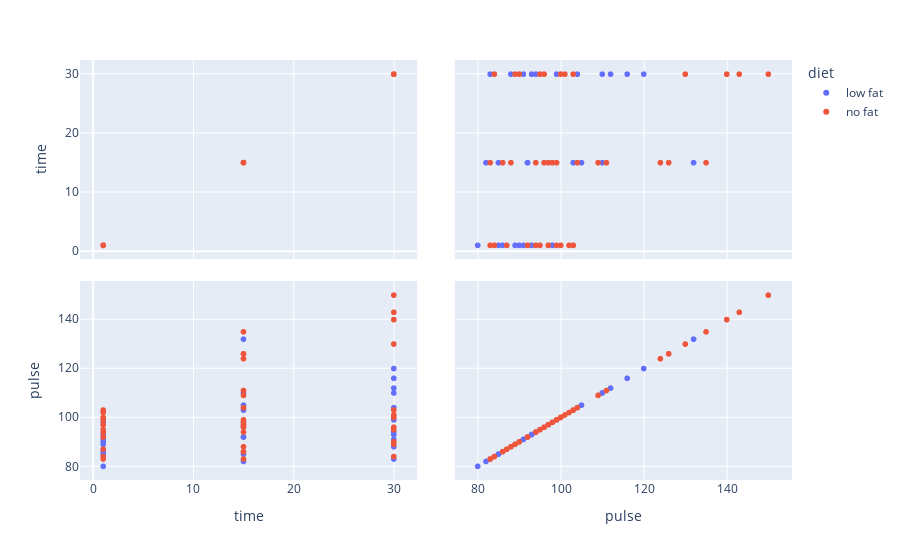

This figure's notebook cell:
### Code cell
scatter_matrix = px.scatter_matrix(df, dimensions=["time", "pulse"], color="diet").show()

### Figure 1 — Plotly figure (JSON) as saved in the notebook; plotly's stock layout.template omitted (floating-point values rounded to 4 significant figures)
{"data": [{"dimensions": [{"axis": {"matches": true}, "label": "time", "values": [1, 15, 30, 1, 15, 30, 1, 15, 30, 1, 15, 30, 1, 15, 30, 1, 15, 30, 1, 15, 30, 1, 15, 30, 1, 15, 30, 1, 15, 30, 1, 15, 30, 1, 15, 30, 1, 15, 30, 1, 15, 30, 1, 15, 30]}, {"axis": {"matches": true}, "label": "pulse", "values": [85, 85, 88, 90, 92, 93, 97, 97, 94, 80, 82, 83, 91, 92, 91, 86, 86, 84, 93, 103, 104, 90, 92, 93, 95, 96, 100, 89, 96, 95, 93, 98, 110, 98, 104, 112, 98, 105, 99, 87, 132, 120, 94, 110, 116]}], "hovertemplate": "diet=low fat<br>%{xaxis.title.text}=%{x}<br>%{yaxis.title.text}=%{y}<extra></extra>", "legendgroup": "low fat", "marker": {"color": "#636efa", "symbol": "circle"}, "name": "low fat", "showlegend": true, "type": "splom"}, {"dimensions": [{"axis": {"matches": true}, "label": "time", "values": [1, 15, 30, 1, 15, 30, 1, 15, 30, 1, 15, 30, 1, 15, 30, 1, 15, 30, 1, 15, 30, 1, 15, 30, 1, 15, 30, 1, 15, 30, 1, 15, 30, 1, 15, 30, 1, 15, 30, 1, 15, 30, 1, 15, 30]}, {"axis": {"matches": true}, "label": "pulse", "values": [83, 83, 84, 87, 88, 90, 92, 94, 95, 97, 99, 96, 100, 97, 100, 84, 86, 89, 103, 109, 90, 92, 96, 101, 97, 98, 100, 102, 104, 103, 95, 126, 143, 100, 126, 140, 103, 124, 140, 94, 135, 130, 99, 111, 150]}], "hovertemplate": "diet=no fat<br>%{xaxis.title.text}=%{x}<br>%{yaxis.title.text}=%{y}<extra></extra>", "legendgroup": "no fat", "marker": {"color": "#EF553B", "symbol": "circle"}, "name": "no fat", "showlegend": true, "type": "splom"}], "layout": {"dragmode": "select", "legend": {"title": {"text": "diet"}, "tracegroupgap": 0}, "margin": {"t": 60}}}
